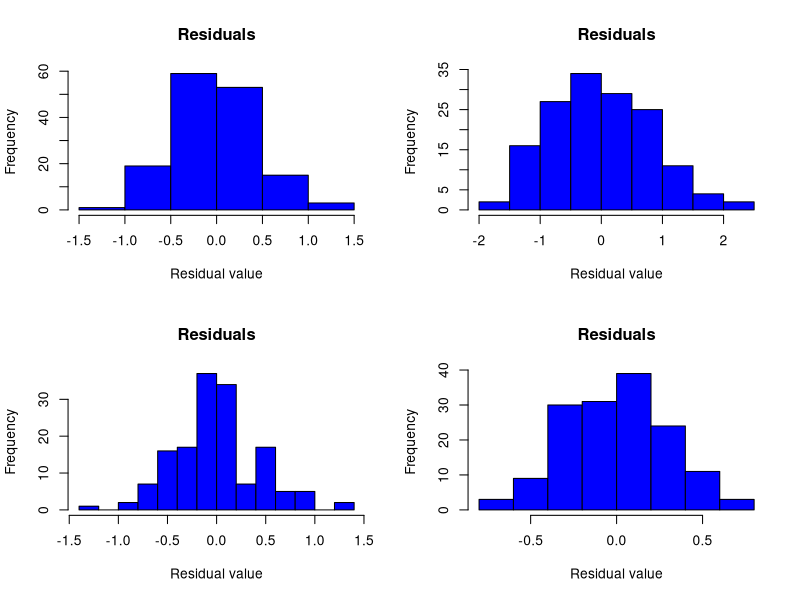
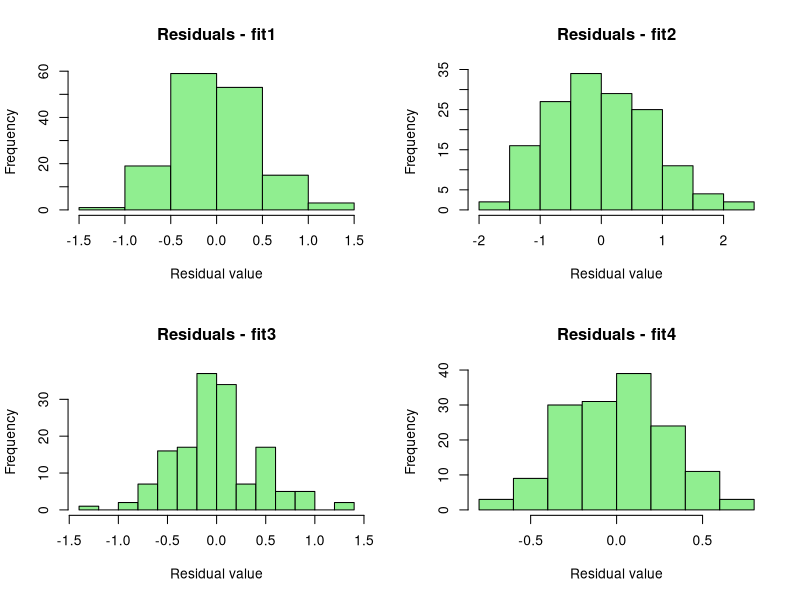

The R source for these figures, in order:
## ---- chunk 1
library(tidyverse)
## ---- chunk 2



lm_fit1 <- lm(Sepal.Length ~ Sepal.Width + Species, data = iris)
summary(lm_fit1)



## ---- chunk 3
lm_fit1$coefficients
coef(lm_fit1)
pluck(lm_fit1, "coefficients")
## ---- chunk 4
lm_fit2 <- lm(Sepal.Length~ Sepal.Width, data = iris)
lm_fit3 <- lm(Sepal.Length~ Petal.Width + Sepal.Width + Species, data = iris)
lm_fit4 <- lm(Sepal.Length~ Petal.Width + Petal.Length + Sepal.Width + Species,
data = iris)
fits <- list(lm_fit1, lm_fit2, lm_fit3, lm_fit4)
fits
## ---- chunk 5
coef_list <- map(fits, pluck, "coefficients")
coef_list
## ---- chunk 6
confint_list <- map(fits, confint)
confint_list

## ---- chunk 7
par(mfrow = c(2, 2))
resid_list <- map(fits, "residuals")
walk(resid_list, hist, main = "Residuals", xlab = "Residual value", col = "blue")

## ---- chunk 8
named_resid_list <- resid_list |> set_names(c("fit1", "fit2", "fit3", "fit4"))

par(mfrow = c(2, 2))
iwalk(named_resid_list, ~hist(.x, main = paste("Residuals -", .y), xlab = "Residual value", col = "lightgreen"))

